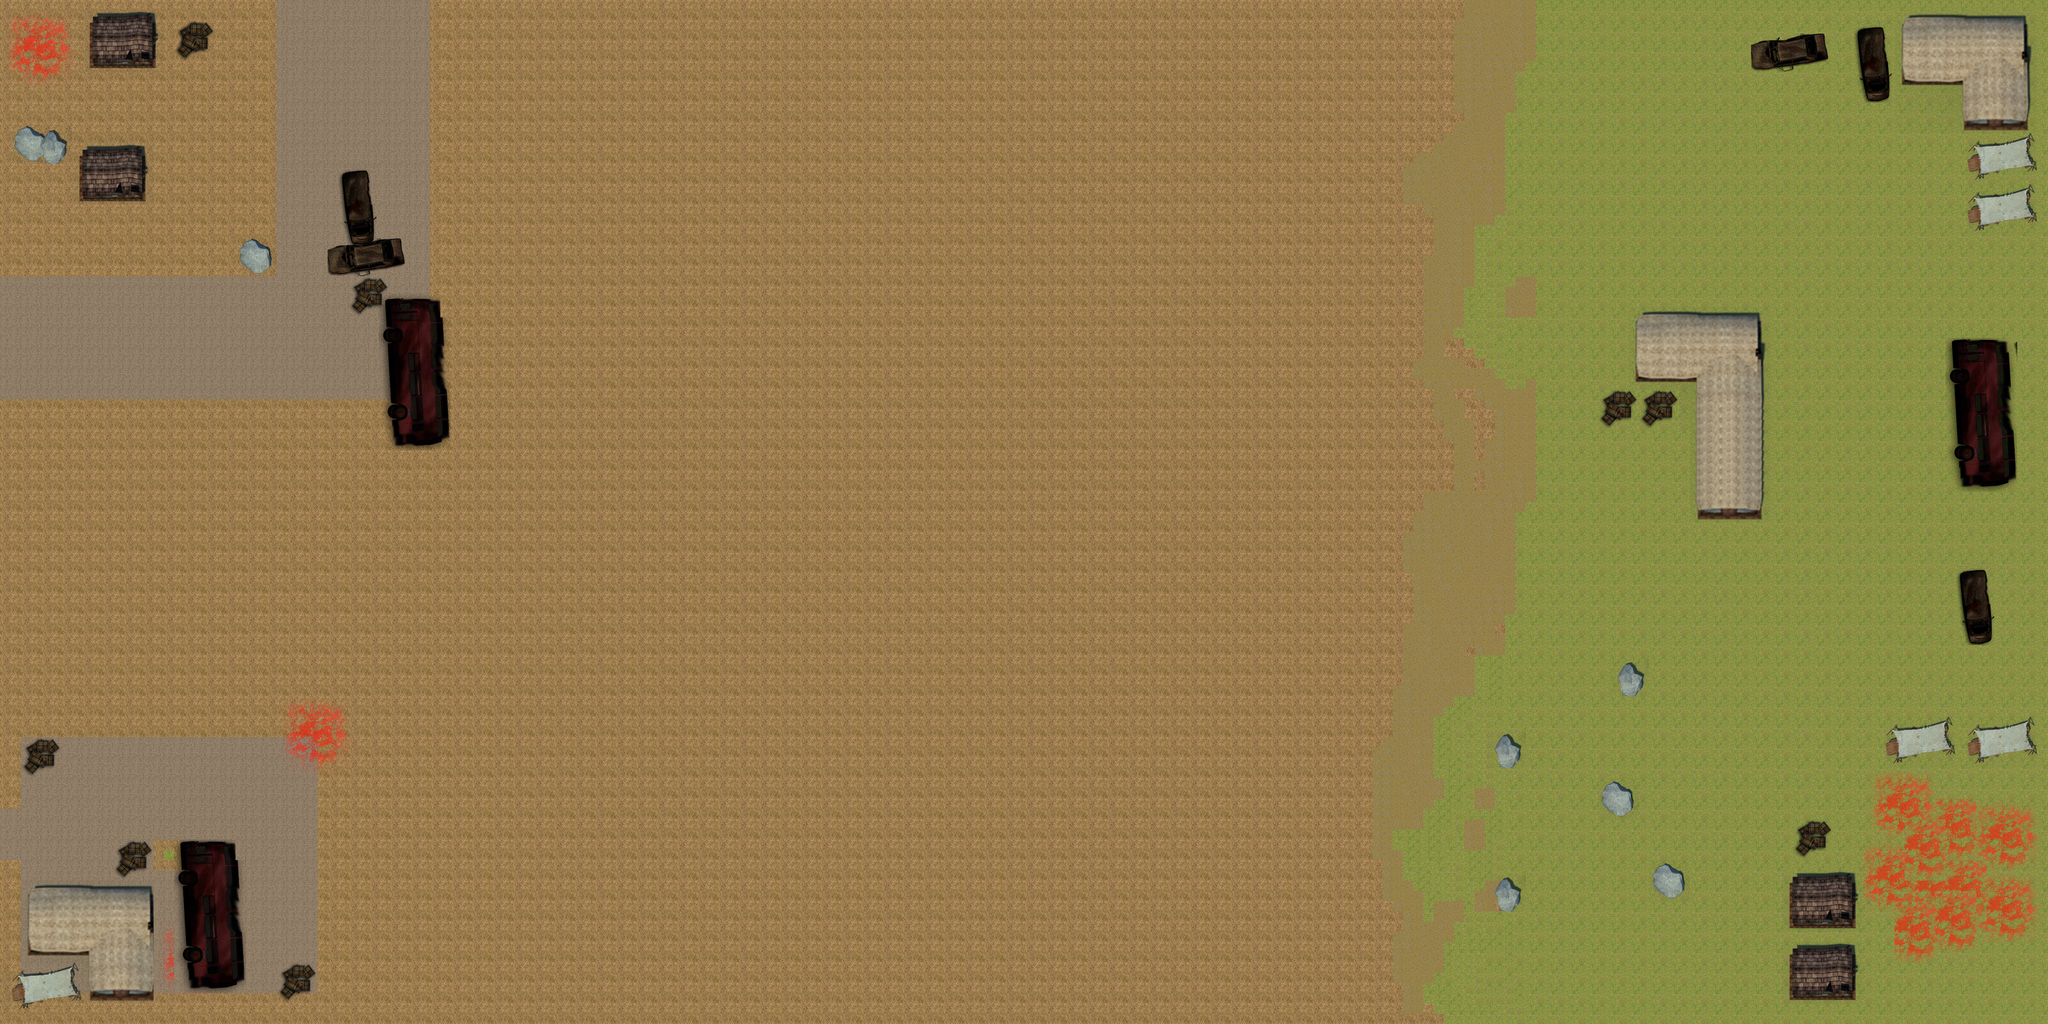

The image is a tile-based game level rendered from a .tmx file. Its description and source (layers, tilesets, objects; grid data summarised) follow:
An orthogonal 200x100 tile map with 32x32 px tiles, 3 tile layers (Слой тайлов 1, Слой тайлов 2, Слой тайлов 3) and 115 objects (38x solid, 35x normal, 17x tree, 7x box, 7x normal1, ...).

<map version="1.0" orientation="orthogonal" renderorder="right-down" width="200" height="100" tilewidth="32" tileheight="32" nextobjectid="323">
 <tileset firstgid="1" name="tiled" tilewidth="32" tileheight="32" tilecount="1024">
  <image source="files/img/tiled.png" width="1024" height="1024" />
 </tileset>
 <layer name="Слой тайлов 1" width="200" height="100">
  <data>[20000 cells, 20000 non-empty, 16 distinct tile ids]</data>
 </layer>
 <objectgroup name="Слой объектов 1">
  <object id="1" name="player1" x="107" y="78" width="104" height="116" />
  <object id="8" name="solid" x="273.455" y="30.0606" width="218.182" height="181.818" />
  <object id="11" name="solid" x="44" y="392" width="165.333" height="122.667" />
  <object id="12" name="solid" x="248" y="462.666" width="206.666" height="160" />
  <object id="13" name="solid" x="538.667" y="68" width="126.667" height="100" />
  <object id="22" name="solid" x="1049.34" y="533.066" width="114" height="234" rotation="-6.38595" />
  <object id="26" name="solid" x="1213.07" y="950.512" width="170.59" height="443.457" rotation="-4.25048" />
  <object id="27" name="solid" x="735.82" y="742.512" width="114" height="118.738" rotation="-6.38595" />
  <object id="29" name="solid" x="1026" y="742" width="234" height="100" />
  <object id="30" name="solid" x="1090.67" y="866" width="126.667" height="100" />
  <object id="74" name="solid" x="5790.82" y="76.5289" width="114" height="234" rotation="-0.591513" />
  <object id="75" name="solid" x="5456.41" y="99.3896" width="233.928" height="112.738" rotation="-0.591513" />
  <object id="76" name="solid" x="5936.94" y="40.5758" width="407.223" height="234" rotation="-0.591513" />
  <object id="77" name="solid" x="6130.88" y="264.818" width="225.191" height="440.56" rotation="-0.591513" />
  <object id="78" name="solid" x="5094.52" y="989.061" width="413.221" height="200.992" rotation="-0.591513" />
  <object id="79" name="solid" x="5313.6" y="1165.56" width="185.825" height="443.555" rotation="-0.591513" />
  <object id="80" name="solid" x="4997.55" y="1216.33" width="114" height="105.462" rotation="-0.591513" />
  <object id="81" name="solid" x="5127.85" y="1223.03" width="114" height="105.462" rotation="-0.591513" />
  <object id="88" name="solid" x="5612.7" y="2547.27" width="114" height="105.462" rotation="-0.591513" />
  <object id="89" name="solid" x="5587.05" y="2734.44" width="218.264" height="172.781" rotation="-0.591513" />
  <object id="90" name="solid" x="5595.17" y="2949.5" width="207.27" height="174.747" rotation="-0.591513" />
  <object id="91" name="solid" x="5885.24" y="2250.64" width="208.71" height="123.305" rotation="-0.591513" />
  <object id="92" name="solid" x="6153.22" y="2250.47" width="208.71" height="123.305" rotation="-0.591513" />
  <object id="93" name="solid" x="4663.65" y="2738.35" width="87.7138" height="123.305" rotation="-0.591513" />
  <object id="94" name="solid" x="4664.14" y="2284.35" width="87.7138" height="123.305" rotation="-0.591513" />
  <object id="95" name="solid" x="5052.14" y="2058.35" width="87.7138" height="123.305" rotation="-0.591513" />
  <object id="96" name="solid" x="5004.23" y="2442.53" width="103.236" height="105.953" rotation="-0.591513" />
  <object id="97" name="solid" x="5164.38" y="2701.02" width="103.236" height="105.953" rotation="-0.591513" />
  <object id="98" name="solid" x="6106.07" y="1065.82" width="176.602" height="444.867" rotation="-0.591513" />
  <object id="99" name="tree" x="2000" y="240" width="336" height="296" />
  <object id="100" name="tree" x="1984" y="892" width="336" height="296" />
  <object id="101" name="tree" x="2304" y="548" width="336" height="296" />
  <object id="102" name="tree" x="2616" y="132" width="336" height="296" />
  <object id="103" name="tree" x="2536" y="884" width="336" height="296" />
  <object id="104" name="tree" x="2808" y="564" width="336" height="296" />
  <object id="105" name="tree" x="3136" y="204" width="336" height="296" />
  <object id="106" name="tree" x="3064" y="860" width="336" height="296" />
  <object id="107" name="tree" x="3392" y="548" width="336" height="296" />
  <object id="108" name="tree" x="2312" y="1180" width="336" height="296" />
  <object id="109" name="tree" x="2880" y="1164" width="336" height="296" />
  <object id="110" name="tree" x="3400" y="1236" width="336" height="296" />
  <object id="111" name="tree" x="3688" y="812" width="336" height="296" />
  <object id="112" name="tree" x="3056" y="1572" width="336" height="296" />
  <object id="113" name="tree" x="2584" y="1452" width="336" height="296" />
  <object id="114" name="tree" x="480" y="228" width="336" height="296" />
  <object id="116" name="normal" x="3744" y="2496" width="208" height="264" />
  <object id="117" name="normal" x="3224" y="2660" width="208" height="264" />
  <object id="118" name="normal" x="3696" y="2876" width="208" height="264" />
  <object id="119" name="normal" x="2648" y="2772" width="208" height="264" />
  <object id="120" name="normal" x="2968" y="2332" width="208" height="264" />
  <object id="121" name="normal" x="2528" y="2372" width="208" height="264" />
  <object id="122" name="normal" x="2352" y="2836" width="208" height="264" />
  <object id="123" name="normal" x="1744" y="2820" width="208" height="264" />
  <object id="124" name="normal" x="2128" y="2444" width="208" height="264" />
  <object id="125" name="normal" x="3432" y="2108" width="208" height="264" />
  <object id="126" name="normal" x="4200" y="1740" width="208" height="264" />
  <object id="128" name="uzi" x="1093.94" y="1015.15" width="48.4848" height="48.4848" />
  <object id="129" name="machinegun" x="6051.52" y="2703.03" width="100" height="84.8485" />
  <object id="131" name="shotgun" x="5896.97" y="409.091" width="124.242" height="103.03" />
  <object id="132" name="gaz" x="63.6364" y="2303.03" width="927.273" height="824.242" />
  <object id="133" name="solid" x="70" y="2302" width="110" height="116" />
  <object id="134" name="solid" x="873" y="3014" width="110" height="116" />
  <object id="135" name="solid" x="81" y="2772" width="397" height="420" />
  <object id="136" name="solid" x="12" y="3128" width="6356" height="116" />
  <object id="137" name="solid" x="6340" y="1" width="65" height="3128" />
  <object id="139" name="solid" x="0" y="-6" width="6387" height="28" />
  <object id="140" name="solid" x="-31" y="24" width="39" height="3164" />
  <object id="141" name="colon" x="478" y="2614" width="92" height="94" />
  <object id="143" name="bucket" x="6078" y="802" width="98" height="98" />
  <object id="144" name="car" x="5960.61" y="1760" width="311.394" height="290" />
  <object id="145" name="tree" x="6056" y="1504" width="336" height="296" />
  <object id="146" name="solid" x="565" y="2635.33" width="200.333" height="450" />
  <object id="147" name="solid" x="365" y="2628.67" width="100.333" height="106" />
  <object id="148" name="solid" x="6134.33" y="1779.33" width="83" height="232.667" />
  <object id="151" name="normal" x="783.879" y="968" width="137.333" height="171.394" />
  <object id="152" name="spitter" x="520.242" y="913.455" width="100.97" height="101.697" />
  <object id="154" name="spitter" x="1479.82" y="1397.64" width="100.97" height="101.697" />
  <object id="164" name="normal" x="2605.09" y="1074.06" width="208" height="264" />
  <object id="165" name="normal" x="3447.52" y="1301.33" width="208" height="264" />
  <object id="166" name="normal" x="3541.45" y="798.303" width="208" height="264" />
  <object id="167" name="normal" x="3520.24" y="292.242" width="208" height="264" />
  </objectgroup>
 <layer name="Слой тайлов 2" width="200" height="100">
  <data>[20000 cells, 1914 non-empty, 528 distinct tile ids]</data>
 </layer>
 <layer name="Слой тайлов 3" width="200" height="100">
  <data>[20000 cells, 181 non-empty, 137 distinct tile ids]</data>
 </layer>
</map>
<!-- 34 of 115 objects omitted -->
